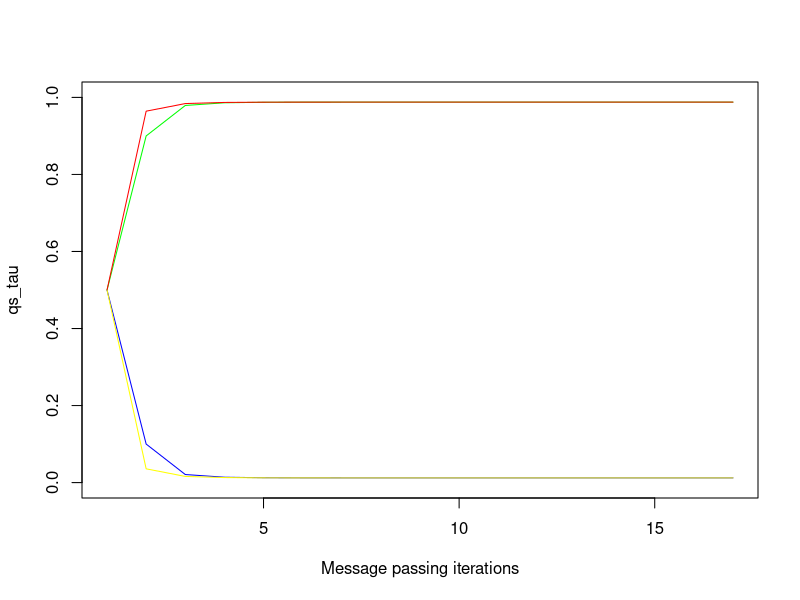
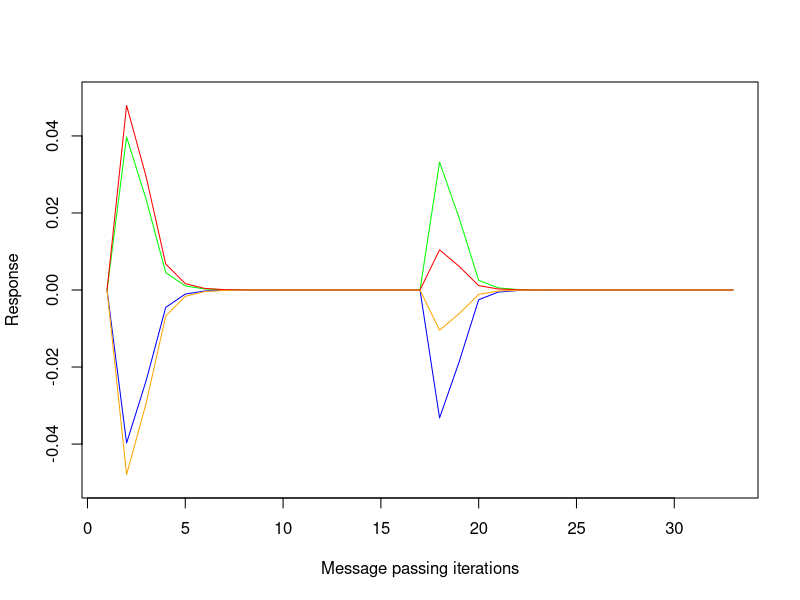
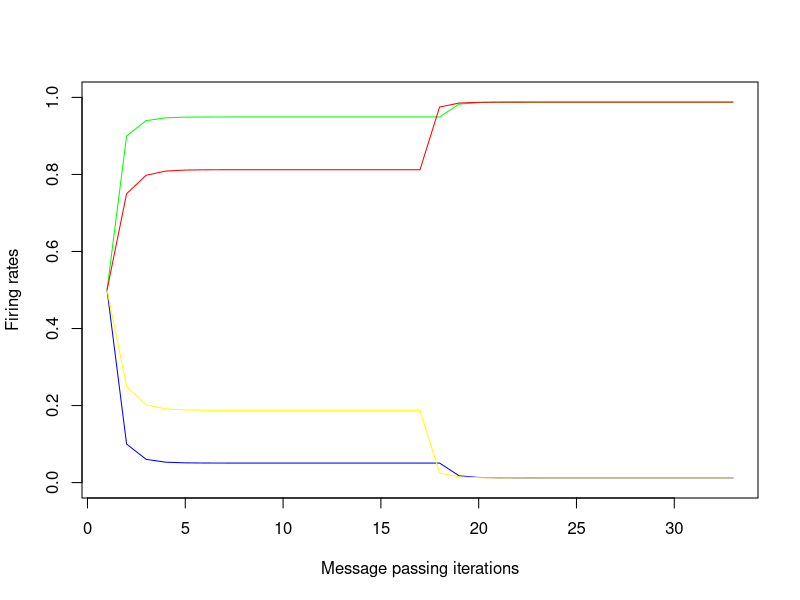
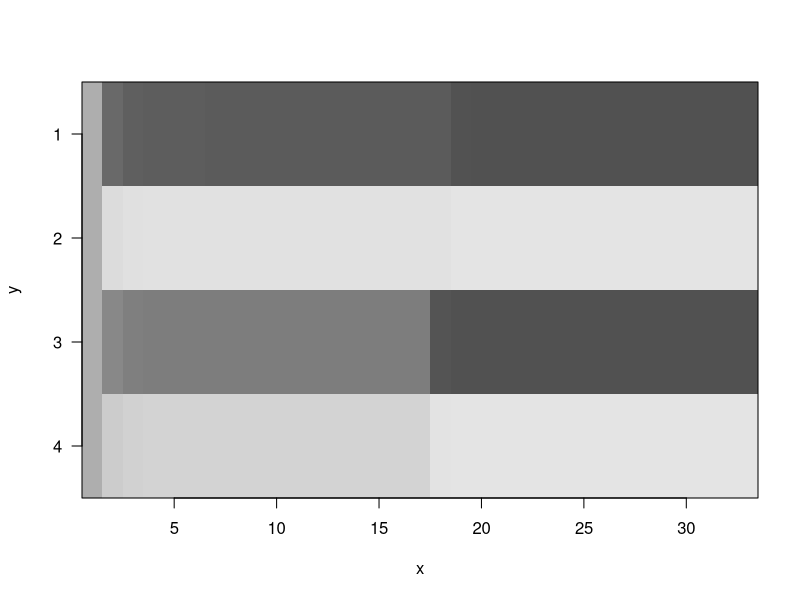

Source code (R) for these figures, in order:
##################################
#--------------------------------#
#  Message Passing Examples in R #
#--------------------------------#
##################################

# CONVERSION of MATlab code Message_passing_example.m, including commentaries.

# Supplementary Code for: A Tutorial on Active Inference 
# Modelling and its Application to Empirical Data by Ryan Smith 
# and Christopher J. Whyte. We also acknowledge Samuel Taylor for contributing 
# to this example code

# This script provides two examples of (marginal) message passing, based on
# the steps described in the main text. Each of the two examples (sections)
# need to be run separately. The first example fixes all observed
# variables immediately and does not include variables associated with the
# neural process theory. The second example provides observations
# sequentially and also adds in the neural process theory variables. To
# remind the reader, the message passing steps in the main text are:
  
# 	1. Initialize the values of the approximate posteriors q(s_(?,?) ) 
#      for all hidden variables (i.e., all edges) in the graph. 

# 	2. Fix the value of observed variables (here, o_?).

# 	3. Choose an edge (V) corresponding to the hidden variable you want to 
#      infer (here, s_(?,?)).

# 	4. Calculate the messages, ?(s_(?,?)), which take on values sent by 
#      each factor node connected to V.

# 	5. Pass a message from each connected factor node N to V (often written 
#      as ?_(N?V)). 

# 	6. Update the approximate posterior represented by V according to the 
#      following rule: q(s_(?,?) )? ? ?(s_(?,?))? ?(s_(?,?)). The arrow 
#      notation here indicates messages from two different factors arriving 
#      at the same edge. 
#        6A. Normalize the product of these messages so that q(s_(?,?) ) 
#            corresponds to a proper probability distribution. 
#        6B. Use this new q(s_(?,?) ) to update the messages sent by 
#            connected factors (i.e., for the next round of message passing).

# 	7. Repeat steps 4-6 sequentially for each edge.

# 	8. Steps 3-7 are then repeated until the difference between updates 
#      converges to some acceptably low value (i.e., resulting in stable 
#      posterior beliefs for all edges). 

library(pracma) # for gradient(), numerical gradiant Matlab-Style


##########################################################
# Example 1: Fixed observation and message passing steps #
##########################################################

# This section carries out marginal message passing on a graph with beliefs
# about states at two time points. In this first example, both observations 
# are fixed from the start (i.e., there are no ts as in full active inference
# models with sequentially presented observations) to provide the simplest
# example possible. We also highlight where each of the message passing
# steps described in the main text are carried out.

# Note that some steps (7 and 8) appear out of order when they involve loops that
# repeat earlier steps

library(dplyr)

# Softmax function
softmax <- function(par){             # THANKS TO: https://rpubs.com/FJRubio/softmax
  n.par <- length(par)                # equivalent: exp(result)/sum(exp(result))
  par1 <- sort(par, decreasing = TRUE)
  Lk <- par1[1]
  for (k in 1:(n.par-1)) {
    Lk <- max(par1[k+1], Lk) + log1p(exp(-abs(par1[k+1] - Lk))) 
  }
  val <- exp(par - Lk)
  return(val)
}

# Specify generative model and initialize variables

#  priors

D = c(.5, .5)

# likelihood mapping
A = matrix(c(.9, .1,
             .1, .9),
           nrow = 2,
           ncol = 2,
           byrow= TRUE) 
 
# transitions
B = matrix(c(1, 0,
             0, 1),
            nrow = 2,
            ncol = 2,
            byrow = TRUE)

# number of timesteps
Timepoints = 2

# number of iterations of message passing
NumIterations = 16

# at exp(-16) to log inputs as log(0) is not defined
z = exp(-16)

# Initialize posterior STEP 1
qs = c(.5,.5)

# List to store results
qsLIST <- vector("list", 16*2)
dim(qsLIST) <- matrix(c(16,2))


for (Ni in 1:NumIterations){
  # fix observations (STEP 2) [using a list]
  o<- vector("list", 1*2)
  dim(o) = matrix(c(1,2))
  # Observations
  o[[1]] = matrix(c(1, 0))
  o[[2]] = matrix(c(1, 0))

    # For each edge (hidden state) - STEP 7 
    for (tau in 1:Timepoints){
      # Choose an edge
      q = log(qs[tau]+z)   
      
      # compute MEssage sent by D and B (STEP 4) using the posterior
      # computed in 6B
      if (tau == 1){  # first time point
        lnD = log(D+z)  # Message 1
        lnBs= log(t(B)%*%qs[]+z)
      }
      else if (tau == Timepoints){
        lnBs= log(B%*%qs[]+z)
      }
      lnAo = log((t(A)%*%as.vector(o[[tau]]))+z)  # Likelihood (as.vector(o...)) 
      
      # STEPS 5-6 (Pass messages and update the posterior)
      # Since all terms are in log space, this is addition instead of
      # multiplication. This corresponds to equation 16 in the main
      # text (within the softmax)
      if (tau == 1){
        q = .5*lnD+.5*lnBs + as.vector(lnAo)
      }
      else if (tau == Timepoints){
        q = .5*(lnBs) + as.vector(lnAo)
      }
      # normalize using a softmax function to find posterior (STEP 6A)
      qs = softmax (q)
      qsLIST[[Ni,tau]]<- qs # store value for each iteration
    } 
  #  Repeat for remaining edges (STEP 7)
print(qs) # Repeat until convergence/for fixed number of iterations (STEP 8)
#print(qsResults)
}

# Final posterior beliefs over states
qs

# qsLIST of each iteration, for each tau. 
qsLIST


###################################
# Plotting firing rates (traces): #
###################################

# Adding prior to starting values:
addD = vector("list", 1*2)
dim(addD) = matrix(c(1,2))
addD[[1,1]] <- c(.5,.5)
addD[[1,2]] <- c(.5,.5)
addD
# Use rbind to place D up front which results in a new list of dim 17*2
qsLISTplot = rbind(addD, qsLIST)

# Transform upper list into a dataframe. Not that the list neeeds
# to be transposed for this via t(a). This results in a dataframe
# with a dim of 17*4
qsPLOT <- data.frame(matrix(unlist(t(qsLISTplot)), nrow=17, ncol=4,byrow=TRUE),stringsAsFactors = TRUE)
qsPLOT

# Plot: Approximate posteriors (1 per edge per time point)
plot(qsPLOT$X1, type = "l", col= "green", 
     ylim = c(0,1), # Set dimension y axis 0 to 1
    xlab = "Message passing iterations", ylab = "qs_tau") # Name labels
lines(qsPLOT$X2, col="blue")     # add the other columns of qsPLOT
lines(qsPLOT$X3, col="red")
lines(qsPLOT$X4, col="yellow")


#####################################################
# Example 2: Sequential observations and simulation #
#             of firing rates and ERPs              #
#####################################################

# This script performs state estimation using the message passing 
# algorithm introduced in Parr, Markovic, Kiebel, & Friston (2019).
# This script can be thought of as the full message passing solution to 
# problem 2 in the pencil and paper exercises. It also generates
# simulated firing rates and ERPs in the same manner as those shown in
# figs. 8, 10, 11, 14, 15, and 16. Unlike example 1, observations are
# presented sequentially (i.e., two ts and two taus).

# Specify generative model and initialise variables

#  priors

D = c(.5, .5)

# likelihood mapping
A = matrix(c(.9, .1,
             .1, .9),
           nrow = 2,
           ncol = 2,
           byrow= TRUE) 

# transitions
B = matrix(c(1, 0,
             0, 1),
           nrow = 2,
           ncol = 2,
           byrow = TRUE)

# number of timesteps
Timesteps = 2

# number of iterations of message passing
NumIterations = 16

# at exp(-16) to log inputs as log(0) is not defined
z = exp(-16)

# Initialize posterior STEP 1
qs2 = c(.5,.5)

# List to store results
xn <- vector("list", 16*2*2)
dim(xn) <- matrix(c(16,2,2))


# Message passing:

for (t in 1:Timesteps){
  
      for (Ni in 1:NumIterations){   # STEP 8 loop of VMP
          
          for (tau in 1:Timesteps){ # STEP 7 loop of VMP
            # fix observations sequentially (STEP 2) [using a list of lists]
            # Each tau for Timestep1
            o1<- vector("list", 1*2)
            dim(o1) = matrix(c(1, 2))
            o1[[1]] = matrix(c(1, 0))
            o1[[2]] = matrix(c(0, 0))
            
            # Each tau for Timestep1
            o2<- vector("list", 1*2)
            dim(o2) = matrix(c(1,2))
            o2[[1]] = matrix(c(1, 0))       
            o2[[2]] = matrix(c(1, 0))               
            
            # list of lists
            o <- vector("list", 2*2)
            dim(o) = matrix(c(2,2))
            o[1,] <- o1 # assign to list
            o[2,] <- o2 #      -''-

          # initialise depolarization variable: v = ln(s)
          # choose an edge (Step 3 of VMP)
          v = log(qs2[])
            
            # get correct D and B for each time point (Steps 4-5 of VMP)
            # using using the posterior computed in Step 6B  
            if (tau == 1){  # first time point
            lnD = log(D+z)  # pas(Message 1)
            
            lnBs= log(t(B)%*%qs2[]+z) # future (Message 2)
           }
            else if (tau == Timesteps){ # last time point
            lnBs= log(B%*%qs2[]+z)      # no contribution from future (only
                                        # Message 1)
           } 
             # Likelihood Message 3
            lnAo = log((t(A)%*%as.vector(o[[t,tau]]))+z)  # LIKELIHOOD (as.vector(o...)
    
             # calculate state prediction error: equation 24
            if (tau == 1){
            epsilon = .5*lnD+.5*lnBs + as.vector(lnAo) - v
           }
            else if (tau == Timesteps){
            epsilon = .5*(lnBs) + as.vector(lnAo) - v
      }
            
            # (Step 6 of VMP)
            # update depolarization variable: equation 25
            v = v + epsilon[]

            # normalize using a softmax function to find posterior (STEP 6A of VMP)
            # equation 26 (Step 6A of VMP)
            qs2 = softmax (v)
            xn[[Ni,tau,t]]<- qs2 # store qs for firing rate plots
      } 
           #  Repeat for remaining edges (STEP 7 of VMP)
    }  # Repeat until convergence/for number of iterations (Step 8 of VMP)
  print(qs2)
}

# Final posterior beliefs over states
qs2

#            [,1]
# [1,] 0.98780474
# [2,] 0.01219526

xn


##################################
# ERP - Event Related Potentials #
##################################

# Getting Data in Form. In the Matlab code this is, e.g., done
# via implemented functions like spm_cat... # https://github.com/neurodebian/spm12/blob/master/spm_cat.m
# spm_cat could maybe also be converted into R, making the below much easier...


library(pracma) # library for gradient(), calculates numerical gradient 
                # in Matlab-Style. gradient() for central difference!

# Example:
x= 1:10
# 1 2 3 4 5 6 7 8 9 10
gradient(x)
# 1 1 1 1 1 1 1 1 1 1 

# Set up List for ERP plot:
ERPplot=vector("list", 2*4)
dim(ERPplot) = matrix(c(2,4))
ERPplot

# Grad 1
grad1pre = rbind(xn[,,1])
grad1predf <- data.frame(matrix(unlist(t(grad1pre)), nrow=4, ncol=16,byrow=FALSE),stringsAsFactors = FALSE)
grad1preMX=as.matrix(grad1predf)
grad1preMX

grad1grad1=gradient(grad1preMX[1,])
grad1grad1
ERPplot[[1,1]]= grad1grad1 # Add to ERP list

grad1grad2=gradient(grad1preMX[2,])
grad1grad2
ERPplot[[1,2]]= grad1grad2

grad1grad3=gradient(grad1preMX[3,])
grad1grad3
ERPplot[[1,3]]= grad1grad3

grad1grad4=gradient(grad1preMX[4,])
grad1grad4
ERPplot[[1,4]]= grad1grad4

# Grad 2
grad2pre = rbind(xn[,,2])
grad2predf <- data.frame(matrix(unlist(t(grad2pre)), nrow=4, ncol=16,byrow=FALSE),stringsAsFactors = FALSE)
grad2preMX=as.matrix(grad2predf)
grad2preMX

grad2grad1=gradient(grad2preMX[1,])
grad2grad1
ERPplot[[2,1]] = grad2grad1 # add to list
  
grad2grad2=gradient(grad2preMX[2,])
grad2grad2
ERPplot[[2,2]] = grad2grad2 

grad2grad3=gradient(grad2preMX[3,])
grad2grad3
ERPplot[[2,3]] = grad2grad3 

grad2grad4=gradient(grad2preMX[4,])
grad2grad4
ERPplot[[2,4]] = grad2grad4 

# ERPplot as data.frame, in order to ADD ZERO value!
ERP =  data.frame(matrix(unlist(ERPplot), 
                                    nrow=32, 
                                    ncol=4,
                                    byrow=FALSE),
                             stringsAsFactors = FALSE)

ERPplusZERO = rbind(c(0,0,0,0), ERP) # Add Zero!
ERPplusZERO  

# FINALLY plot ERP:

plot(ERPplusZERO[,1], type = "l", col = "green",
     ylim = c(-.05,.05), # Set dimension y axis 0 to 1
     xlab = "Message passing iterations", ylab = "Response") # Name labes
lines(ERPplusZERO[,2], col="blue")     # add the other columns of xnplot
lines(ERPplusZERO[,3], col="red")
lines(ERPplusZERO[,4], col="orange")




###################################
# Plotting firing rates (traces): #
###################################


# Note: the Matlab code uses functions to transform xn into
# "firing_rate". A different approach as to Matlab is used here.

# Adding prior to starting values:
addD2 = vector("list", 1*2*1)
dim(addD2) = matrix(c(1,2,1))
addD2[[1,1,1]] <- c(.5,.5)
addD2[[1,2,1]] <- c(.5,.5)
addD2

# Use rbind to place D up front of [,,1] which results in a new list [x,y]
xnplotpre = rbind(addD2[,,1], xn[,,1]) 
xnplotpre

# Use rbind to combine lists
xnplotpre2 = rbind(xnplotpre, xn[,,2])
xnplotpre2

# Transform upper list into a dataframe. Note that the list needs
# to be transposed for this via t(a). This results in a dataframe
# with a dim of 17*4
xnplotpredf <- data.frame(matrix(unlist(t(xnplotpre2)), nrow=4, ncol=33,byrow=FALSE),stringsAsFactors = FALSE)
xnplot = t(xnplotpredf)
xnplot

# Plot firing rate (traces)
plot(xnplot[,1], type = "l", col = "green",
     ylim = c(0,1), # Set dimension y axis 0 to 1
     xlab = "Message passing iterations", ylab = "Firing rates") # Name labes
lines(xnplot[,2], col="blue")     # add the other columns of xnplot
lines(xnplot[,3], col="red")
lines(xnplot[,4], col="yellow")



#########################
# Plotting Firing rates #
#########################


library(matlab) # for imagesc() 

firepre= rbind(xn[,,1], xn[,,2])
firepre
# Add prior D:
prior = vector("list", 1*2)
dim(prior) = matrix(c(1,2))
priorD = matrix(c(.5,.5), ncol=1, nrow=2, byrow=TRUE)
prior[[1,1]] = priorD
prior[[1,2]] = priorD
prior

firepre2=rbind(prior, firepre)
firepre2

firepre3=rbind(firepre2)
firepre3

# Convert to df to make data plotable:
fireplot <- data.frame(matrix(unlist(t(firepre3)), nrow=4, ncol=33,byrow=FALSE),stringsAsFactors = FALSE)
fireplot

# FINALLY: Plot fire rate!
imagesc(1-as.matrix(fireplot), col = grey.colors(256))
